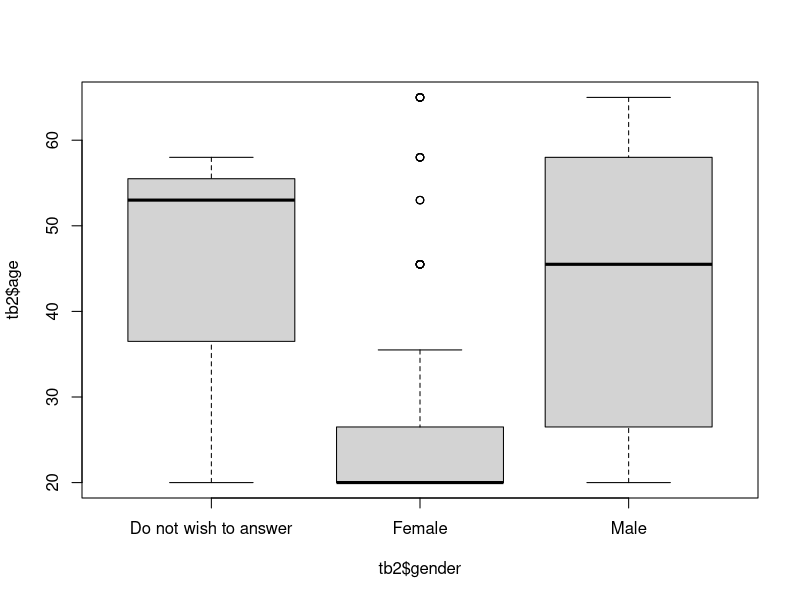
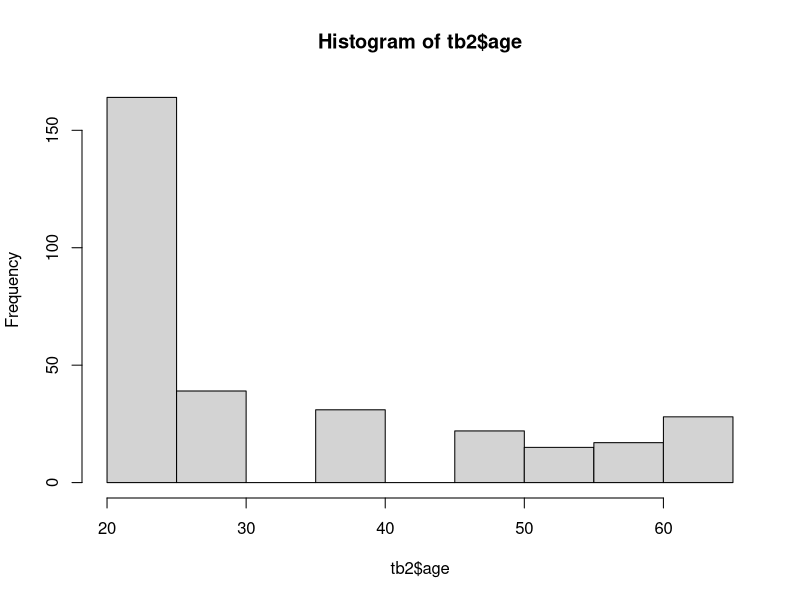
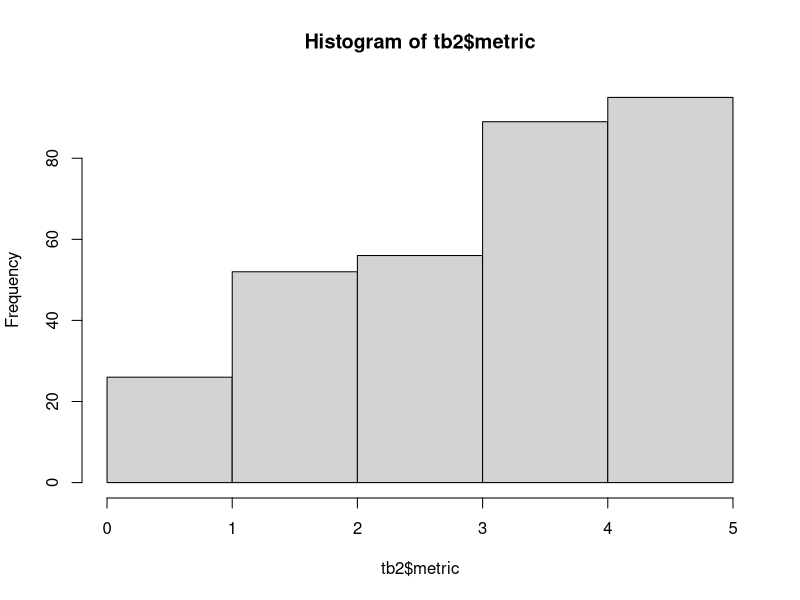
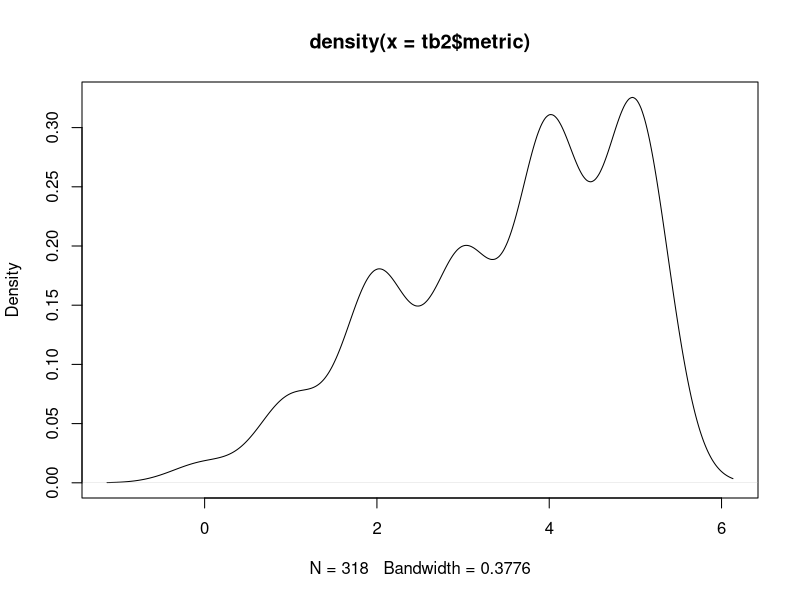
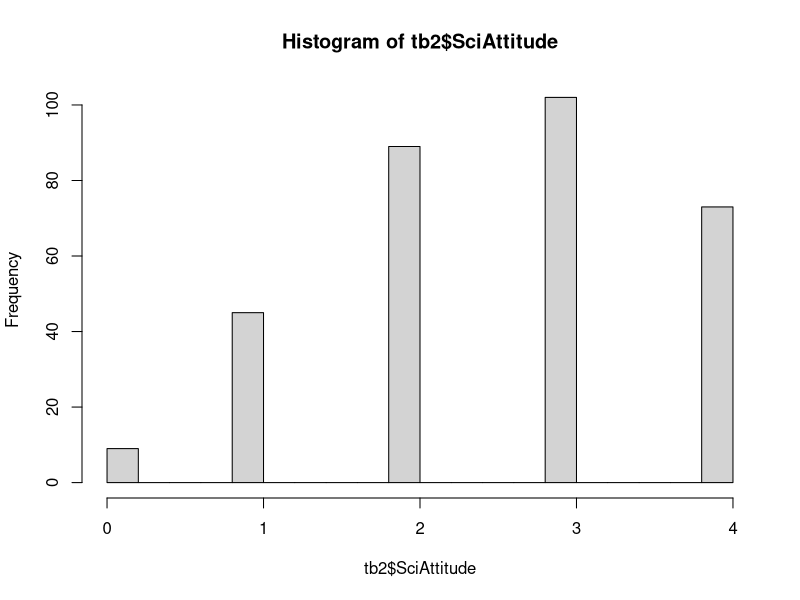
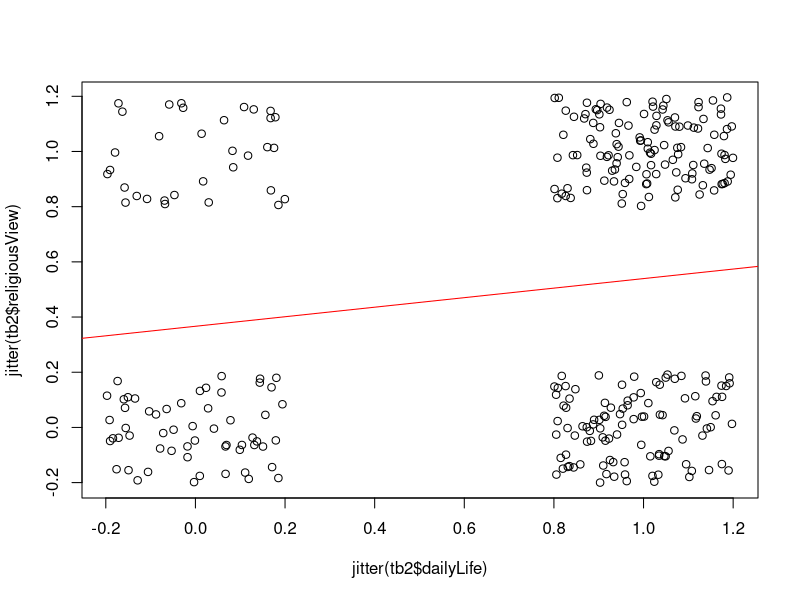
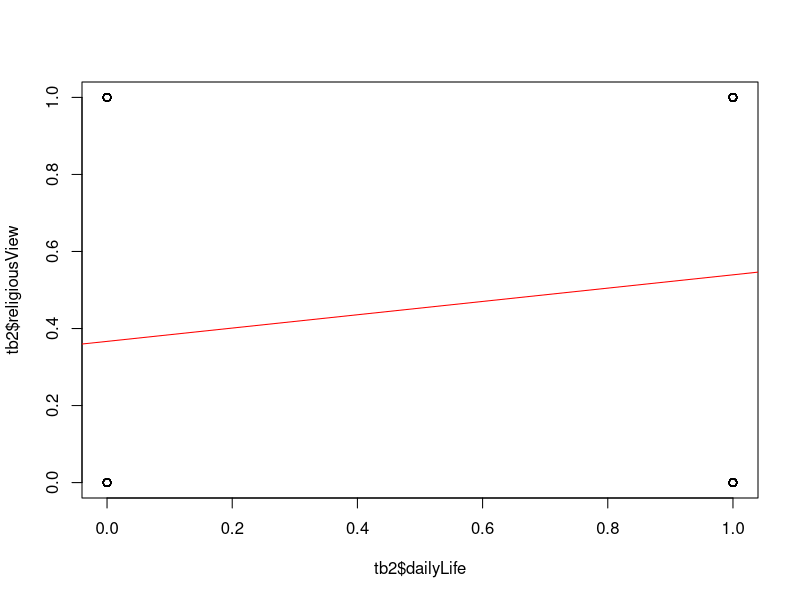
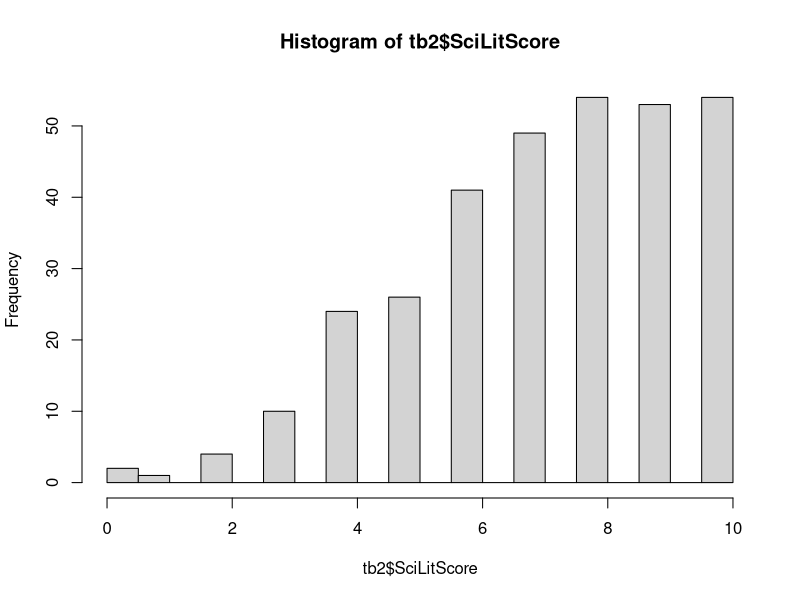

Recreate these plots in R, in order.
## ---- chunk 1
rm(list=ls())
list.files()
## ---- chunk 2
# colClass specify that all columns will be treated as characters for now. 
# tb.ori = read.csv("metric_survey_data.csv", colClass=rep("character", 24))
tb.ori = read.csv("metric_survey_data.csv", stringsAsFactors = FALSE)
?str
str(tb.ori); 
tb.ori$Timestamp

tb = tb.ori  #make a copy because we will modify the table. 
## ---- chunk 3
names(tb.ori)
?names
#rename the columns with shortter names for convenience 
names(tb) = c("time","gender", "age", "degree", "country", "light", "shaq", "fossil", "kilo", "mm", 
        "food","inseam", "weather","electronCharge","earlyHuman", 
        "laser", "continents", "antibiotics", "electronSize","earthCenter",
        "religiousView","dailyLife","SciOnLife", "SciEffect")
str(tb)

## ---- chunk 4
summary(tb)
## ---- chunk 5
cbind (names(tb), substr(names(tb.ori), 1, 30))
?cbind
## ---- chunk 6
# dealing with missing values, add 'NA' to empty answers
# nested for-loops
for( i in 1:length(tb[, 1])) {  #outter for-loop, i for row, from 1 to the last row
  for( j in 5:length(tb[1, ])) {  #inner for-loop, j for column, from 5th to the last column
    # print( paste("i=", i, "j=", j) )
  }
}

#if there is empty cell, we assign a missing value 'NA' there
for( i in 1:length(tb[, 1])) {  #outter for-loop 
  for( j in 5:length(tb[1, ])) {  #inner for-loop
    if ( is.na(tb[i, j]) ) {
      # do nothing
    } else if (tb[i,j]=='') {
      tb[i,j] = NA
    } 
  }
}

table(is.na(tb$age))
## ---- chunk 7
#indexing features of R
tb[1:5, 2:3]
tb$age #what does mean? 
#tb$age[?] #try for 5th row in age

#correct some input errors
# If there is no input of 'age'
tb$age[is.na(tb$age)] = 'Do not wish to answer'
table(tb$age)
?table
# If there is no input of 'age'

tb$degree [is.na(tb$degree)] = 'Do not wish to answer'
table(tb$degree)

tb$gender[tb$gender=='']='Do not wish to answer'
table(tb$gender)

## ---- chunk 8
##### create a second table, convert character values to numerical values
tb2 = tb[ ,c(2,4,5)]  #this is the score table, empty space before comma indicate every row
head(tb2)

#calculate the average age for each category
?grep #This is not GRE prep. This is pattern match. 
# grep(pattern, x, ignore.case = FALSE, perl = FALSE, value = FALSE,
#     fixed = FALSE, useBytes = FALSE, invert = FALSE)

tb2$age = NA
tb2$age[grep("18-22", tb$age)] = 18/2 + 22/2
tb2$age[grep("23-30", tb$age)] = 23/2 + 30/2
tb2$age[grep("31-40", tb$age)] = 31/2 + 40/2
tb2$age[grep("41-50", tb$age)] = 41/2 + 50/2
tb2$age[grep("51-55", tb$age)] = 51/2 + 55/2
tb2$age[grep("56-60", tb$age)] = 56/2 + 60/2
#> grep("56-60", tb$age)
# [1]   6  12  84  88 104 112 129 130 131 132 133 156 162 163 185 216 219
tb2$age[grep("More than 60 years", tb$age)] = 65
## ---- chunk 9
table(tb$age) #table is a very useful function (command) for tabulation
table(tb2$age)
#summary(tb2$age)
## ---- chunk 10
table(tb2$age, tb2$gender)
boxplot( tb2$age ~ tb2$gender)

#histogram of age
hist(tb2$age)

## ---- chunk 11
table( tb$country )  #All the inputed 'countries'
tb2$country = 0  #for non-USA countries
tb2$country[tb$country=='United States'] = 1
table( tb2$country )

#have a look at some entries
head(tb2)

#double-check the columns
names(tb2)
## ---- chunk 12
### Here are the columns for the 3 categories
metrics = c("shaq", "kilo", "mm", "inseam", "weather")
sciLiteracy = c("light", "fossil", "food", "electronCharge", 
                "earlyHuman", "laser", "continents", "antibiotics",
                "electronSize", "earthCenter")
sciAttitude = c("religiousView", "dailyLife", "SciOnLife", "SciEffect")
## ---- chunk 13

tb2$shaq = 0
tb2$shaq[ tb$shaq=='Yes' ] = 1
tb2$shaq[ tb$shaq=='No' ] = 0
table(tb2$shaq)

tb2$kilo = 0
tb2$kilo[ tb$kilo=='1000 x' ] = 1
table(tb2$kilo)

tb2$mm=0
tb2$mm[ tb$mm==0.145 ] = 1
table(tb2$mm)
table(tb$mm)

tb2$inseam = 0
tb2$inseam[tb$inseam=="This person is short"] = 1
tb2$inseam[tb$inseam=="This person is tall"] = 0
table(tb2$inseam)

tb2$weather = 0
tb2$weather[tb$weather=="A Short sleeve shirt"] = 1
#tb2$weather[tb$weather=="A winter coat"] = 0
#tb2$weather[tb$weather=="A light jacket"] = 0
table(tb$weather)
table(tb2$weather)


## ---- chunk 14
# metrics = c("shaq", "kilo", "mm", "inseam", "weather")
# metric total score
print(paste("metrics are: ", metrics));
tb2$metric = apply( tb2[ , metrics], MARGIN=1, FUN=sum )
hist(tb2$metric, br=5 )
plot( density(tb2$metric) )

#hist(tb2$metric, br=5, probability = TRUE )
## ---- chunk 15
#sciAttitude = c("religiousView", "dailyLife", "SciOnLife", "SciEffect")
# "My religious views are more important than scientific views
tb2$religiousView = 0
tb2$religiousView[grep("No", tb$religiousView)] = 1
tb2$religiousView[grep("Yes", tb$religiousView)] = 0
table(tb2$religiousView)
table(tb$religiousView)

# "For me, in my daily life, it is not important to know about science"
tb2$dailyLife = 0
tb2$dailyLife[ tb$dailyLife=='TRUE' ] = 0
tb2$dailyLife[ tb$dailyLife=='FALSE' ] = 1
table(tb2$dailyLife)

# "Science and technology are making our lives healthiers, easiers and more comfortable."
tb2$SciOnLife = 0
tb2$SciOnLife[ tb$SciOnLife=='TRUE' ] = 1
tb2$SciOnLife[ tb$SciOnLife=='FALSE' ] = 0
table(tb2$SciOnLife)

# "The benefits of sciences are greaters than any harmful effects that it may have."
tb2$SciEffect = 0
tb2$SciEffect[ tb$SciEffect=='TRUE' ] = 1
tb2$SciEffect[ tb$SciEffect=='FALSE' ] = 0
table( tb2$SciEffect )

#sciAttitude = c("religiousView", "dailyLife", "SciOnLife", "SciEffect")
#Attitude total score
tb2$SciAttitude = apply( tb2[, sciAttitude], MARGIN=1, FUN=sum)
hist(tb2$SciAttitude, br=20)
## ---- chunk 16
m =  lm ( tb2$religiousView ~ tb2$dailyLife)
summary( m )
plot( jitter(tb2$religiousView) ~ jitter(tb2$dailyLife)) 
abline(m, col="red")
plot( tb2$religiousView  ~ tb2$dailyLife ) 
abline(m, col="red")
table(tb2$religiousView ,  tb2$dailyLife )
## ---- chunk 17
table(tb2$religiousView ,  tb2$dailyLife )
RVTable =  as.matrix( table(tb2$religiousView ,  tb2$dailyLife ) )
str(RVTable)
fisher.test(RVTable)
## ---- chunk 18
#sciLiteracy = c("light", "fossil", "food", "electronCharge", 
#                "earlyHuman", "laser", "continents", "antibiotics", "electronSize", "earthCenter")
tb2$light = 0
tb2$light[ tb$light=='TRUE' ] =1
tb2$light[ tb$light=='Wrong' ] =0
table(tb$light)
table(tb2$light)

tb2$fossil = 0
tb2$fossil[ tb$fossil=='6 million and 5 years old' ] = 0
tb2$fossil[grep('Still', tb$fossil)] = 1;
table(tb$fossil)
table(tb2$fossil)

tb2$food = 0
tb2$food[ tb$food=='Dis-agree' ] = 1
tb2$food[grep('Agree', tb$food)] = 0; 
table(tb$food)
table(tb2$food)

tb2$electronCharge = 0
tb2$electronCharge[grep('Positive', tb$electronCharge)] = 1; 
table(tb$electronCharge)
table(tb2$electronCharge)

tb2$earlyHuman = 0
tb2$earlyHuman[grep('TRUE', tb$earlyHuman)] = 0; 
tb2$earlyHuman[grep('FALSE', tb$earlyHuman)] = 1; 
table(tb$earlyHuman)
table(tb2$earlyHuman)

tb2$earlyHuman = 0
tb2$earlyHuman[grep('TRUE', tb$earlyHuman)] = 0; 
tb2$earlyHuman[grep('FALSE', tb$earlyHuman)] = 1; 
table(tb$earlyHuman)
table(tb2$earlyHuman)

tb2$laser = 0
tb2$laser[grep('TRUE', tb$laser)] = 0; 
tb2$laser[grep('FALSE', tb$laser)] = 1; 
table(tb$laser)
table(tb2$laser)

tb2$continents = 0
tb2$continents[grep('TRUE', tb$continents)] = 1; 
tb2$continents[grep('FALSE', tb$continents)] = 0; 
table(tb$continents)
table(tb2$continents)

tb2$antibiotics = 0
tb2$antibiotics[grep('TRUE', tb$antibiotics)] = 0; 
tb2$antibiotics[grep('FALSE', tb$antibiotics)] = 1; 
table(tb$antibiotics)
table(tb2$antibiotics)

tb2$electronSize = 0
tb2$electronSize[grep('True', tb$electronSize)] = 1; 
tb2$electronSize[grep('FALSE', tb$electronSize)] = 0; 
table(tb$electronSize)
table(tb2$electronSize)

tb2$earthCenter = 0
tb2$earthCenter[grep('TRUE', tb$earthCenter)] = 1; 
tb2$earthCenter[grep('FALSE', tb$earthCenter)] = 0; 
table(tb$earthCenter)
table(tb2$earthCenter)

#sciLiteracy = c("light", "fossil", "food", "electronCharge", 
#                "earlyHuman", "laser", "continents", "antibiotics", "electronSize", "earthCenter")

tb2$SciLitScore = apply( tb2[, sciLiteracy], MARGIN=1, FUN=sum ) #by row
hist(tb2$SciLitScore, br=20)
## ---- chunk 19
str(tb2)
## ---- chunk 20
tb3 = tb2[, c("gender", "age", "country", "degree", "metric", "SciAttitude", "SciLitScore")]
head(tb3)
write.csv(tb3, file = "metric-attitude-literacy.csv", row.names = FALSE, quote=TRUE)
